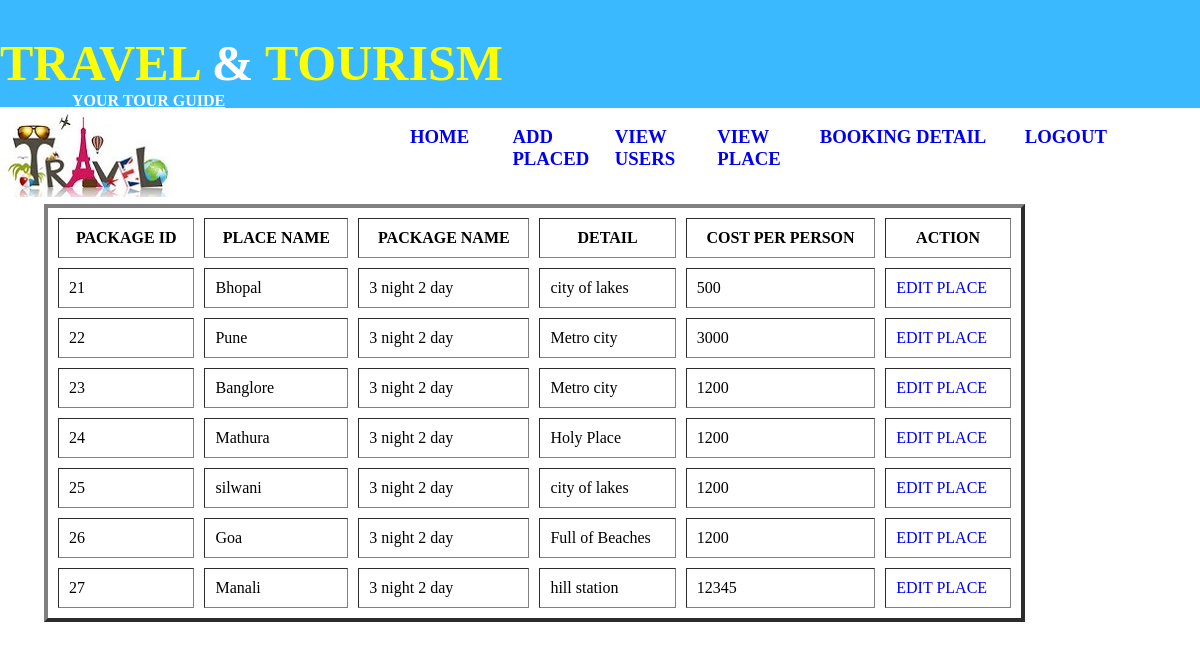
Screenshot of /admin/viewplace.php (signed in) with the database file from the repository.
### tables this page shows
CREATE TABLE IF NOT EXISTS `add_place` (
  `place_name` char(50) NOT NULL,
  `package_name` varchar(100) NOT NULL,
  `detail` varchar(200) NOT NULL,
  `cost_per_person` int(6) NOT NULL,
  `id` int(6) NOT NULL AUTO_INCREMENT,
  PRIMARY KEY (`id`)
);

### admin/viewplace.php (the view, shortened to what this page needs)
<html>
<head>
<link rel="stylesheet" type="text/css" href="grid.css">
</head>
<body>
<div class="container">
<?php
include('header.php');
?>
<div class="row">
<?php
$con=mysqli_connect("localhost","root",12345,"registration");
if(isset($_GET['id'])){
    $id=$_GET['id'];
	$q="select * from add_place where id='$id'";
}else{
$q="select * from add_place";
}
$result=mysqli_query($con,$q);
$result_rows=mysqli_fetch_assoc($result);
?>
<div class="col-6">
<div style="margin-left:70px;margin-top:40px;">
<table  align="right" border="4" width="180%" cellspacing="10px" cellpadding="10px">
<tr>
<th>PACKAGE ID</th>
<th>PLACE NAME</th>
<th>PACKAGE NAME</th>
<th>DETAIL</th>
<th>COST PER PERSON</th>
<th>ACTION</th>
</tr>
<?php
do{
   ?>
   <tr>
   <td><?php echo $result_rows['id'];?></td>
<td><?php echo $result_rows['place_name'];?></td>
<td><?php echo $result_rows['package_name'];?></td>
<td><?php echo $result_rows['detail'];?></td>
<td><?php echo $result_rows['cost_per_person'];?></td>
<td><a href="edit_place.php?id=<?php echo $result_rows['id'];?>">EDIT PLACE</td>
</tr>
<?php
}
while($result_rows=mysqli_fetch_assoc($result))
?>
</div>
</div>
</body>
</html>

### admin/grid.css (style rules this page uses)
.container { width:100%; }
body { margin:0px; }
.col-6 { width:50% }
.row { margin-left:-15px; margin-right:-15px; }
.col-1,.col-2,.col-3,.col-4,.col-5,.col-6,.col-7,.col-8,.col-9,.col-10,.col-11,.col-12 { float:left }
.container { margin-right:auto; margin-left:auto; padding-left: 15px; padding-right:15px; }
.container { max-width:100%; }

### admin/viewplace.php (style rules this page uses)
a:link { text-decoration:none; }

### rows the page displays
add_place: id "21", place_name "Bhopal", package_name "3 night 2 day", detail "city of lakes", cost_per_person "500"
add_place: id "22", place_name "Pune", package_name "3 night 2 day", detail "Metro city", cost_per_person "3000"
add_place: id "23", place_name "Banglore", package_name "3 night 2 day", detail "Metro city", cost_per_person "1200"
add_place: id "24", place_name "Mathura", package_name "3 night 2 day", detail "Holy Place", cost_per_person "1200"
add_place: id "25", place_name "silwani", package_name "3 night 2 day", detail "city of lakes", cost_per_person "1200"
add_place: id "26", place_name "Goa", package_name "3 night 2 day", detail "Full of Beaches", cost_per_person "1200"
add_place: id "27", place_name "Manali", package_name "3 night 2 day", detail "hill station", cost_per_person "12345"
